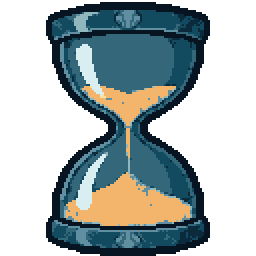
#> input picture art/generated/one_off/break_timer_rd_native128_2026-08-28/retrodiffusion/tideglass_shell__82802.png, 128 x 128 px (shown 2 times larger)
$ python preview_break_timer.py
#> lines starting #> are read from the running program, lines starting #| are printed output that depends on the picture
### scripts/preview_on_device.py
#!/usr/bin/env python3
"""Render a pixel-faithful idle phonics round and optionally send it to AMOLED."""

from __future__ import annotations

import argparse
import hashlib
import re
import struct
from pathlib import Path
from PIL import Image, ImageChops, ImageDraw

ROOT = Path(__file__).resolve().parents[1]
FONT_HEADER = ROOT / (
    "firmware/PhonicsGame/fonts/AtkinsonHyperlegibleNextExtraBold112.h"
)
REPLAY_SOURCE = ROOT / (
    "art/generated/one_off/replay_button_rd_native64_2026-08-25/"
    "retrodiffusion/native64_deep__82563.png"
)
STONE_SOURCE = ROOT / (
    "art/generated/one_off/letter_card_surfaces_2026-08-25/"
    "retrodiffusion/option2_carved_tide_stone__82521.png"
)
STONE_SOURCE_SHA256 = "80bb7f65419280532000c5399e159334f607a9087b67dbf31adc53e62da9b0df"
REPLAY_SOURCE_SHA256 = "33badbf1df0a9035a86e611eca44715dafbe1bf5c4b5390b0b20ea8d1f4dd97f"
FONT_HEADER_SHA256 = "18530ac78dbd2b366693e63e0ea69fd13556534b72ffa0afcbf456aac88e3c7d"
STONE_BBOX = (20, 7, 108, 120)
STONE_ROLE_RGB = {
    (95, 143, 160): "main_body",
    (53, 103, 122): "body_shadow",
    (11, 42, 60): "deep_crevice",
    (216, 238, 240): "pale_mineral",
    (18, 74, 96): "deep_slate",
    (145, 183, 190): "mid_mineral",
    (247, 255, 255): "white_chip",
    (39, 211, 208): "cyan_glint",
}
WIDTH, HEIGHT = 368, 448
COLORS_565 = [
    0x8B0A, 0x5BCD, 0x732F, 0x7BC9, 0x536F, 0x830D, 0x5BAB,
    0x6B10, 0x8B89, 0x53CE, 0x7AEE, 0x6BA9, 0x5B70, 0x8AEA,
    0x53AB, 0x62F0, 0x83A9, 0x53AF, 0x82ED, 0x5BCA, 0x72F0,
    0x8B09, 0x5BAD, 0x72EF, 0x73C9, 0x5370,
]
LAYOUTS = [(0, 0, 0, 6), (-7, 7, 5, -2), (5, -4, -7, 7),
           (-3, -6, 7, 3), (7, 4, -4, -5), (-5, 2, 4, 8)]


def rgb565(value: int) -> tuple[int, int, int]:
    return (((value >> 11) & 31) * 255 // 31,
            ((value >> 5) & 63) * 255 // 63,
            (value & 31) * 255 // 31)


def pack565(red: int, green: int, blue: int) -> int:
    return ((red & 0xF8) << 8) | ((green & 0xFC) << 3) | (blue >> 3)


# [7 lines left out: function blend565, not called in this run]


def sha256(path: Path) -> str:
    return hashlib.sha256(path.read_bytes()).hexdigest()


# [251 lines left out: functions role_palette, letter_anchors, embedded_glyph, motif_pixel, motif_line, motif_shape and 6 more, not called in this run]


# [2 lines that do not run on import are left out]

### scripts/preview_break_timer.py
#!/usr/bin/env python3
"""Render the source-faithful production break timer and optionally send it."""

from __future__ import annotations

import argparse
import re
from pathlib import Path

from PIL import Image, ImageDraw

from preview_on_device import (
    HEIGHT,
    ROOT,
    WIDTH,
    battery_indicator,
    pack565,
    rgb565,
    sha256,
    to_rgb565_bytes,
)


BREAK_TIMER_SOURCE = ROOT / (
    "art/generated/one_off/break_timer_rd_native128_2026-08-28/"
    "retrodiffusion/tideglass_shell__82802.png"
)
GLCDFONT_HEADER = ROOT / "vendor/slim/GFX_Library_for_Arduino/src/font/glcdfont.h"
BREAK_TIMER_SOURCE_SHA256 = "a47483a3503dc8615ae95a0797677ac0a14cd2fcf938a2f19fdfa181632d0b83"


def classic_font_bytes() -> bytes:
    source = GLCDFONT_HEADER.read_text()
    block = re.search(r"font\[\].*?=\s*\{(.*?)\};", source, re.DOTALL)
    if not block:
        raise SystemExit("could not decode the checked-in classic GFX font")
    without_comments = re.sub(r"//.*", "", block.group(1))
    values = bytes(
        int(value, 16)
        for value in re.findall(r"0x([0-9A-Fa-f]{2})", without_comments)
    )
    if len(values) < 128 * 5:
        raise SystemExit("checked-in classic GFX font is incomplete")
    return values


def draw_centered_classic(draw: ImageDraw.ImageDraw, text: str,
                          center_x: int, center_y: int, scale: int,
                          color: tuple[int, int, int]) -> None:
    font = classic_font_bytes()
    width = len(text) * 6 * scale
    height = 8 * scale
    origin_x = center_x - width // 2
    origin_y = center_y - height // 2
    for character_index, character in enumerate(text):
        glyph = font[ord(character) * 5:ord(character) * 5 + 5]
        character_x = origin_x + character_index * 6 * scale
        for column, bits in enumerate(glyph):
            for row in range(8):
                if bits & (1 << row):
                    x = character_x + column * scale
                    y = origin_y + row * scale
                    draw.rectangle(
                        (x, y, x + scale - 1, y + scale - 1), fill=color
                    )


# [74 lines left out: functions fill_rect, fill_ellipse_helper, fill_round_rect, not called in this run]


def fill_circle(draw: ImageDraw.ImageDraw, x: int, y: int, radius: int,
                color: tuple[int, int, int]) -> None:
    fill_ellipse_helper(draw, x, y, radius, radius, 3, 0, color)


def make_break_frame(remaining_seconds: int, battery: int | None) -> Image.Image:
#> called with remaining_seconds = 1800, battery = 50
    image = Image.new("RGB", (WIDTH, HEIGHT), "black")
#> image: PIL image 368x448 RGB; every value is 0
    timer_source = Image.open(BREAK_TIMER_SOURCE).convert("RGBA")
#> timer_source is the input picture: PIL image 128x128 RGBA; mean R, G, B, A 163, 178.1, 179, 125.7
    timer = Image.new("RGBA", timer_source.size, (0, 0, 0, 0))
#> timer: PIL image 128x128 RGBA; every value is 0
    for point in ((x, y) for y in range(128) for x in range(128)):
        rgba = timer_source.getpixel(point)
        if rgba[3]:
            timer.putpixel(point, (*rgb565(pack565(*rgba[:3])), 255))
    image.paste(timer, (120, 54), timer)
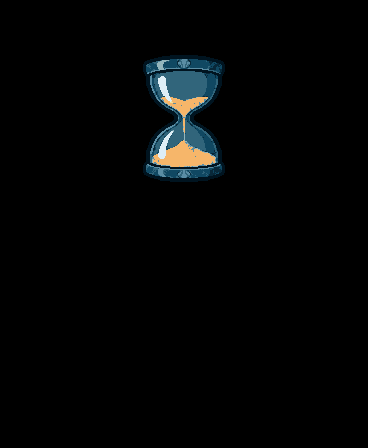
#> image: PIL image 368x448 RGB; mean R, G, B 3.6, 4.8, 5
    draw = ImageDraw.Draw(image)
    countdown = f"{remaining_seconds // 60:02d}:{remaining_seconds % 60:02d}"
    draw_centered_classic(draw, countdown, WIDTH // 2, 266, 7, rgb565(0xDF7E))

    fill_round_rect(draw, 64, 334, 240, 8, 4, rgb565(0x0947))
    remaining_ms = remaining_seconds * 1000
    progress = ((1800000 - remaining_ms) * 240) // 1800000
    if progress:
        fill_round_rect(draw, 64, 334, progress, 8, 4, rgb565(0xF713))
    pearl_x = 64 + (progress if progress < 240 else 239)
    fill_circle(draw, pearl_x, 338, 5, rgb565(0xF713))
    draw_centered_classic(draw, "rest", WIDTH // 2, 382, 3, rgb565(0x5C74))
    battery_indicator(draw, battery)
    return image


def main() -> None:
    # [7 lines left out: function battery_value, not called in this run]

    parser = argparse.ArgumentParser()
    parser.add_argument("--remaining-seconds", type=int, default=1800,
                        choices=range(1, 1801))
    parser.add_argument("--battery", type=battery_value, default=50)
    parser.add_argument("--output", type=Path,
                        default=ROOT / "previews/break-timer.png")
    parser.add_argument("--port")
    args = parser.parse_args()
    if (not BREAK_TIMER_SOURCE.is_file() or
            sha256(BREAK_TIMER_SOURCE) != BREAK_TIMER_SOURCE_SHA256):
        raise SystemExit("reviewed break-timer source is missing or changed")
    image = make_break_frame(args.remaining_seconds, args.battery)
    args.output.parent.mkdir(parents=True, exist_ok=True)
    image.save(args.output)
    print(args.output)
    if args.port:
        import serial
        with serial.Serial(args.port, 115200, timeout=8, write_timeout=8) as device:
            device.write(b"FRAME\n")
            device.write(to_rgb565_bytes(image))
            device.flush()
            print(device.readline().decode("utf-8", "replace").strip())


if __name__ == "__main__":
#> (the run stopped early here; a loop or call above may not have finished)
